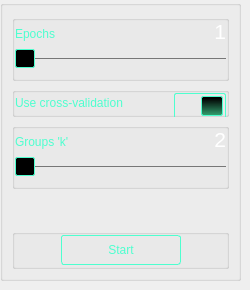
               <widget class="QWidget" name="learningTab">
                <property name="sizePolicy">
                 <sizepolicy hsizetype="Preferred" vsizetype="Minimum">
                  <horstretch>0</horstretch>
                  <verstretch>0</verstretch>
                 </sizepolicy>
                </property>
                <property name="styleSheet">
                 <string notr="true"/>
                </property>
                <attribute name="title">
                 <string>Learning</string>
                </attribute>
                <widget class="QGroupBox" name="learningGrBox">
                 <property name="geometry">
                  <rect>
                   <x>0</x>
                   <y>0</y>
                   <width>241</width>
                   <height>281</height>
                  </rect>
                 </property>
                 <property name="sizePolicy">
                  <sizepolicy hsizetype="Expanding" vsizetype="Minimum">
                   <horstretch>0</horstretch>
                   <verstretch>0</verstretch>
                  </sizepolicy>
                 </property>
                 <layout class="QGridLayout" name="gridLayout_14">
                  <item row="2" column="0">
                   <widget class="QGroupBox" name="kGroupsGrBox">
                    <property name="sizePolicy">
                     <sizepolicy hsizetype="Preferred" vsizetype="Minimum">
                      <horstretch>0</horstretch>
                      <verstretch>0</verstretch>
                     </sizepolicy>
                    </property>
                    <property name="minimumSize">
                     <size>
                      <width>0</width>
                      <height>66</height>
                     </size>
                    </property>
                    <property name="maximumSize">
                     <size>
                      <width>16777215</width>
                      <height>66</height>
                     </size>
                    </property>
                    <property name="styleSheet">
                     <string notr="true"/>
                    </property>
                    <layout class="QGridLayout" name="gridLayout_5">
                     <property name="leftMargin">
                      <number>0</number>
                     </property>
                     <property name="topMargin">
                      <number>0</number>
                     </property>
                     <property name="rightMargin">
                      <number>0</number>
                     </property>
                     <property name="bottomMargin">
                      <number>9</number>
                     </property>
                     <property name="horizontalSpacing">
                      <number>0</number>
                     </property>
                     <property name="verticalSpacing">
                      <number>6</number>
                     </property>
                     <item row="0" column="0">
                      <widget class="QLabel" name="kGroupsTextLabel">
                       <property name="minimumSize">
                        <size>
                         <width>0</width>
                         <height>20</height>
                        </size>
                       </property>
                       <property name="maximumSize">
                        <size>
                         <width>16777215</width>
                         <height>20</height>
                        </size>
                       </property>
                       <property name="styleSheet">
                        <string notr="true">QLabel:enabled {
color: rgb(78, 255, 207);
}

QLabel:disabled {
color: rgb(83, 85, 84);
}</string>
                       </property>
                       <property name="text">
                        <string>Groups 'k'</string>
                       </property>
                       <property name="alignment">
                        <set>Qt::AlignBottom|Qt::AlignLeading|Qt::AlignLeft</set>
                       </property>
                      </widget>
                     </item>
                     <item row="1" column="0" colspan="2">
                      <widget class="QSlider" name="kGroupsHorSlider">
                       <property name="minimumSize">
                        <size>
                         <width>0</width>
                         <height>22</height>
                        </size>
                       </property>
                       <property name="maximumSize">
                        <size>
                         <width>16777215</width>
                         <height>22</height>
                        </size>
                       </property>
                       <property name="styleSheet">
                        <string notr="true">QSlider::handle:horizontal:disabled {
background: rgb(83, 85, 84);
border-color: rgb(83, 85, 84);
}

QSlider::groove:horizontal:disabled {
background: rgb(83, 85, 84);
height: 1px;
}

QSlider::add-page:horizontal:disabled {
border: 1px solid rgb(83, 85, 84);
}

QSlider::groove:horizontal {
background: rgb(78, 255, 207);
height: 1px;
}

QSlider::add-page:horizontal {
border: 1px solid #777;
}

QSlider::handle:horizontal {
background: rgb(0, 0, 0);
border: 1px solid rgb(78, 255, 207);
width: 18px;
margin-top: -9px;
margin-bottom: -9px;
border-radius: 2px;
}

QSlider::handle:horizontal:hover {
background: qlineargradient(spread:pad, x1:0.5, y1:1, x2:0.5, y2:0, stop:0 rgba(41, 157, 105, 241), stop:0.898305 rgba(0, 0, 0, 255));
}

QSlider::handle:horizontal:pressed {
background: rgb(83, 85, 84);
border-color: white;
}

</string>
                       </property>
                       <property name="minimum">
                        <number>200</number>
                       </property>
                       <property name="maximum">
                        <number>1099</number>
                       </property>
                       <property name="singleStep">
                        <number>100</number>
                       </property>
                       <property name="pageStep">
                        <number>0</number>
                       </property>
                       <property name="value">
                        <number>200</number>
                       </property>
                       <property name="sliderPosition">
                        <number>200</number>
                       </property>
                       <property name="tracking">
                        <bool>false</bool>
                       </property>
                       <property name="orientation">
                        <enum>Qt::Horizontal</enum>
                       </property>
                      </widget>
                     </item>
                     <item row="0" column="1">
                      <widget class="QLabel" name="kGroupsValueLabel">
                       <property name="minimumSize">
                        <size>
                         <width>0</width>
                         <height>20</height>
                        </size>
                       </property>
                       <property name="maximumSize">
                        <size>
                         <width>16777215</width>
                         <height>20</height>
                        </size>
                       </property>
                       <property name="font">
                        <font>
                         <pointsize>16</pointsize>
                        </font>
                       </property>
                       <property name="layoutDirection">
                        <enum>Qt::LeftToRight</enum>
                       </property>
                       <property name="styleSheet">
                        <string notr="true">QLabel:enabled {
color: rgb(255, 255, 255)
}

QLabel:disabled {
color: rgb(83, 85, 84);
}</string>
                       </property>
                       <property name="text">
                        <string>2</string>
                       </property>
                       <property name="alignment">
                        <set>Qt::AlignRight|Qt::AlignTrailing|Qt::AlignVCenter</set>
                       </property>
                      </widget>
                     </item>
                    </layout>
                   </widget>
                  </item>
                  <item row="4" column="0">
                   <widget class="QGroupBox" name="startLearningGrBox">
                    <property name="sizePolicy">
                     <sizepolicy hsizetype="Preferred" vsizetype="Expanding">
                      <horstretch>0</horstretch>
                      <verstretch>0</verstretch>
                     </sizepolicy>
                    </property>
                    <property name="minimumSize">
                     <size>
                      <width>0</width>
                      <height>40</height>
                     </size>
                    </property>
                    <property name="maximumSize">
                     <size>
                      <width>16777215</width>
                      <height>40</height>
                     </size>
                    </property>
                    <layout class="QHBoxLayout" name="horizontalLayout">
                     <property name="spacing">
                      <number>0</number>
                     </property>
                     <property name="leftMargin">
                      <number>0</number>
                     </property>
                     <property name="topMargin">
                      <number>0</number>
                     </property>
                     <property name="rightMargin">
                      <number>0</number>
                     </property>
                     <property name="bottomMargin">
                      <number>0</number>
                     </property>
                     <item>
                      <spacer name="horizontalSpacer">
                       <property name="orientation">
                        <enum>Qt::Horizontal</enum>
                       </property>
                       <property name="sizeType">
                        <enum>QSizePolicy::Expanding</enum>
                       </property>
                       <property name="sizeHint" stdset="0">
                        <size>
                         <width>40</width>
                         <height>20</height>
                        </size>
                       </property>
                      </spacer>
                     </item>
                     <item>
                      <widget class="QPushButton" name="startLearningPushBtn">
                       <property name="sizePolicy">
                        <sizepolicy hsizetype="Expanding" vsizetype="Minimum">
                         <horstretch>0</horstretch>
                         <verstretch>0</verstretch>
                        </sizepolicy>
                       </property>
                       <property name="minimumSize">
                        <size>
                         <width>120</width>
                         <height>30</height>
                        </size>
                       </property>
                       <property name="maximumSize">
                        <size>
                         <width>120</width>
                         <height>30</height>
                        </size>
                       </property>
                       <property name="font">
                        <font>
                         <family>Segoe UI</family>
                        </font>
                       </property>
                       <property name="styleSheet">
                        <string notr="true">QPushButton {
     background-color: none;
	 color: rgb(78, 255, 207);
	 border-style: inset;
     border: 1px solid rgb(78, 255, 207);
     border-radius: 3px;
	 padding: 0 4px;
 }

QPushButton:pressed {
     background-color: rgb(26, 84, 68);
	 color: rgb(255, 255, 255);
 }

QPushButton:hover {
     background-color: qlineargradient(spread:pad, x1:0.5, y1:1, x2:0.5, y2:0, stop:0 rgba(41, 157, 105, 241), stop:0.898305 rgba(0, 0, 0, 255));
	 color: rgb(255, 255, 255);
 }

QPushButton::pressed {
background: rgb(83, 85, 84);
border-color: white;
}</string>
                       </property>
                       <property name="text">
                        <string>Start</string>
                       </property>
                      </widget>
                     </item>
                     <item>
                      <spacer name="horizontalSpacer_2">
                       <property name="orientation">
                        <enum>Qt::Horizontal</enum>
                       </property>
                       <property name="sizeType">
                        <enum>QSizePolicy::Expanding</enum>
                       </property>
                       <property name="sizeHint" stdset="0">
                        <size>
                         <width>40</width>
                         <height>20</height>
                        </size>
                       </property>
                      </spacer>
                     </item>
                    </layout>
                   </widget>
                  </item>
                  <item row="0" column="0">
                   <widget class="QGroupBox" name="epochsGrBox">
                    <property name="sizePolicy">
                     <sizepolicy hsizetype="Expanding" vsizetype="Fixed">
                      <horstretch>0</horstretch>
                      <verstretch>0</verstretch>
                     </sizepolicy>
                    </property>
                    <property name="minimumSize">
                     <size>
                      <width>0</width>
                      <height>66</height>
                     </size>
                    </property>
                    <property name="maximumSize">
                     <size>
                      <width>16777215</width>
                      <height>66</height>
                     </size>
                    </property>
                    <layout class="QGridLayout" name="gridLayout_2">
                     <property name="leftMargin">
                      <number>0</number>
                     </property>
                     <property name="topMargin">
                      <number>0</number>
                     </property>
                     <property name="rightMargin">
                      <number>0</number>
                     </property>
                     <property name="bottomMargin">
                      <number>9</number>
                     </property>
                     <property name="horizontalSpacing">
                      <number>0</number>
                     </property>
                     <property name="verticalSpacing">
                      <number>6</number>
                     </property>
                     <item row="0" column="0">
                      <widget class="QLabel" name="epochsTextLabel">
                       <property name="sizePolicy">
                        <sizepolicy hsizetype="Preferred" vsizetype="Preferred">
                         <horstretch>0</horstretch>
                         <verstretch>0</verstretch>
                        </sizepolicy>
                       </property>
                       <property name="minimumSize">
                        <size>
                         <width>0</width>
                         <height>20</height>
                        </size>
                       </property>
                       <property name="maximumSize">
                        <size>
                         <width>16777215</width>
                         <height>20</height>
                        </size>
                       </property>
                       <property name="styleSheet">
                        <string notr="true">color: rgb(78, 255, 207);</string>
                       </property>
                       <property name="text">
                        <string>Epochs</string>
                       </property>
                       <property name="alignment">
                        <set>Qt::AlignBottom|Qt::AlignLeading|Qt::AlignLeft</set>
                       </property>
                      </widget>
                     </item>
                     <item row="1" column="0" colspan="2">
                      <widget class="QSlider" name="epochsHorSlider">
                       <property name="sizePolicy">
                        <sizepolicy hsizetype="Expanding" vsizetype="Fixed">
                         <horstretch>0</horstretch>
                         <verstretch>0</verstretch>
                        </sizepolicy>
                       </property>
                       <property name="minimumSize">
                        <size>
                         <width>0</width>
                         <height>22</height>
                        </size>
                       </property>
                       <property name="maximumSize">
                        <size>
                         <width>16777215</width>
                         <height>22</height>
                        </size>
                       </property>
                       <property name="styleSheet">
                        <string notr="true">QSlider::groove:horizontal {
background: rgb(78, 255, 207);
height: 1px;
}

QSlider::add-page:horizontal {
border: 1px solid #777;
}

QSlider::handle:horizontal {
background: rgb(0, 0, 0);
border: 1px solid rgb(78, 255, 207);
width: 18px;
margin-top: -9px;
margin-bottom: -9px;
border-radius: 2px;
}

QSlider::handle:horizontal:hover {
background: qlineargradient(spread:pad, x1:0.5, y1:1, x2:0.5, y2:0, stop:0 rgba(41, 157, 105, 241), stop:0.898305 rgba(0, 0, 0, 255));
}

QSlider::handle:horizontal:pressed {
background: rgb(83, 85, 84);
border-color: white;
}

</string>
                       </property>
                       <property name="minimum">
                        <number>100</number>
                       </property>
                       <property name="maximum">
                        <number>599</number>
                       </property>
                       <property name="singleStep">
                        <number>100</number>
                       </property>
                       <property name="pageStep">
                        <number>0</number>
                       </property>
                       <property name="sliderPosition">
                        <number>100</number>
                       </property>
                       <property name="tracking">
                        <bool>false</bool>
                       </property>
                       <property name="orientation">
                        <enum>Qt::Horizontal</enum>
                       </property>
                      </widget>
                     </item>
                     <item row="0" column="1">
                      <widget class="QLabel" name="epochsValueLabel">
                       <property name="sizePolicy">
                        <sizepolicy hsizetype="Minimum" vsizetype="Preferred">
                         <horstretch>0</horstretch>
                         <verstretch>0</verstretch>
                        </sizepolicy>
                       </property>
                       <property name="minimumSize">
                        <size>
                         <width>0</width>
                         <height>20</height>
                        </size>
                       </property>
                       <property name="maximumSize">
                        <size>
                         <width>16777215</width>
                         <height>20</height>
                        </size>
                       </property>
                       <property name="font">
                        <font>
                         <pointsize>16</pointsize>
                        </font>
                       </property>
                       <property name="layoutDirection">
                        <enum>Qt::LeftToRight</enum>
                       </property>
                       <property name="styleSheet">
                        <string notr="true">color: rgb(255, 255, 255)</string>
                       </property>
                       <property name="text">
                        <string>1</string>
                       </property>
                       <property name="alignment">
                        <set>Qt::AlignRight|Qt::AlignTrailing|Qt::AlignVCenter</set>
                       </property>
                      </widget>
                     </item>
                    </layout>
                   </widget>
                  </item>
                  <item row="3" column="0">
                   <spacer name="verticalSpacer_2">
                    <property name="orientation">
                     <enum>Qt::Vertical</enum>
                    </property>
                    <property name="sizeHint" stdset="0">
                     <size>
                      <width>20</width>
                      <height>40</height>
                     </size>
                    </property>
                   </spacer>
                  </item>
                  <item row="1" column="0">
                   <widget class="QGroupBox" name="crossValidationGrBox">
                    <property name="sizePolicy">
                     <sizepolicy hsizetype="Expanding" vsizetype="Preferred">
                      <horstretch>0</horstretch>
                      <verstretch>0</verstretch>
                     </sizepolicy>
                    </property>
                    <property name="minimumSize">
                     <size>
                      <width>0</width>
                      <height>30</height>
                     </size>
                    </property>
                    <property name="maximumSize">
                     <size>
                      <width>16777215</width>
                      <height>30</height>
                     </size>
                    </property>
                    <layout class="QGridLayout" name="gridLayout_13">
                     <property name="leftMargin">
                      <number>0</number>
                     </property>
                     <property name="topMargin">
                      <number>0</number>
                     </property>
                     <property name="rightMargin">
                      <number>0</number>
                     </property>
                     <property name="bottomMargin">
                      <number>0</number>
                     </property>
                     <property name="spacing">
                      <number>0</number>
                     </property>
                     <item row="0" column="1">
                      <spacer name="horizontalSpacer_7">
                       <property name="orientation">
                        <enum>Qt::Horizontal</enum>
                       </property>
                       <property name="sizeHint" stdset="0">
                        <size>
                         <width>62</width>
                         <height>9</height>
                        </size>
                       </property>
                      </spacer>
                     </item>
                     <item row="0" column="2">
                      <widget class="QSlider" name="crossValidationHorSlider">
                       <property name="sizePolicy">
                        <sizepolicy hsizetype="Minimum" vsizetype="Fixed">
                         <horstretch>0</horstretch>
                         <verstretch>0</verstretch>
                        </sizepolicy>
                       </property>
                       <property name="minimumSize">
                        <size>
                         <width>52</width>
                         <height>26</height>
                        </size>
                       </property>
                       <property name="maximumSize">
                        <size>
                         <width>52</width>
                         <height>26</height>
                        </size>
                       </property>
                       <property name="styleSheet">
                        <string notr="true">QSlider::groove:horizontal {
background: black;
height: 0px;
}

QSlider {
border: 1px solid rgb(78, 255, 207);
border-radius: 2px;
}

QSlider::handle:horizontal {
background: qlineargradient(spread:pad, x1:0.5, y1:1, x2:0.5, y2:0, stop:0 rgba(41, 157, 105, 241), stop:0.898305 rgba(0, 0, 0, 255));
border: 1px solid rgb(78, 255, 207);
width: 20px;
margin-top: -10px;
margin-bottom: -10px;
margin-left: 2px;
margin-right: 2px;
border-radius: 2px;
}

QSlider::handle:horizontal:pressed {
background: rgb(83, 85, 84);
border-color: white;
}</string>
                       </property>
                       <property name="minimum">
                        <number>0</number>
                       </property>
                       <property name="maximum">
                        <number>1</number>
                       </property>
                       <property name="pageStep">
                        <number>1</number>
                       </property>
                       <property name="value">
                        <number>1</number>
                       </property>
                       <property name="sliderPosition">
                        <number>1</number>
                       </property>
                       <property name="orientation">
                        <enum>Qt::Horizontal</enum>
                       </property>
                       <property name="tickPosition">
                        <enum>QSlider::TicksBothSides</enum>
                       </property>
                       <property name="tickInterval">
                        <number>1</number>
                       </property>
                      </widget>
                     </item>
                     <item row="0" column="0">
                      <widget class="QLabel" name="crossValidationLabel">
                       <property name="sizePolicy">
                        <sizepolicy hsizetype="Minimum" vsizetype="Preferred">
                         <horstretch>0</horstretch>
                         <verstretch>0</verstretch>
                        </sizepolicy>
                       </property>
                       <property name="minimumSize">
                        <size>
                         <width>0</width>
                         <height>20</height>
                        </size>
                       </property>
                       <property name="maximumSize">
                        <size>
                         <width>16777215</width>
                         <height>20</height>
                        </size>
                       </property>
                       <property name="styleSheet">
                        <string notr="true">color: rgb(78, 255, 207);</string>
                       </property>
                       <property name="text">
                        <string>Use cross-validation</string>
                       </property>
                      </widget>
                     </item>
                    </layout>
                   </widget>
                  </item>
                 </layout>
                </widget>
               </widget>
